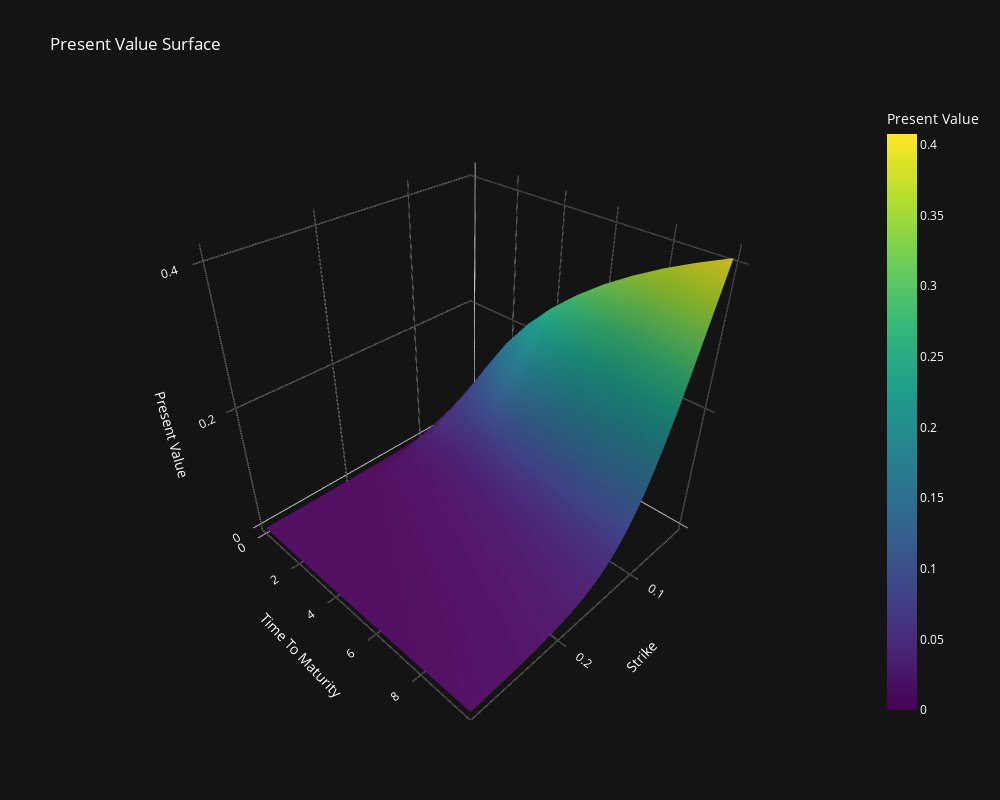

The code cell stored with this chart in its notebook:
### Code cell
# Create 3D surface plot for present values
fig = plot_volatility_surface(
    vol_key_rate,
    value_column='pv',
    title='Present Value Surface',
    z_axis_title='Present Value'
)
fig.show()

### Figure 1 — Plotly figure (JSON) as saved in the notebook; plotly's stock layout.template omitted (floating-point values rounded to 4 significant figures; data arrays with more than 128 entries replaced by an {"elided": "..."} marker saying what was removed)
{"data": [{"colorbar": {"tickfont": {"color": "white"}, "title": {"font": {"color": "white"}, "text": "Present Value"}}, "colorscale": [[0, "#440154"], [0.1111, "#482878"], [0.2222, "#3e4989"], [0.3333, "#31688e"], [0.4444, "#26828e"], [0.5556, "#1f9e89"], [0.6667, "#35b779"], [0.7778, "#6ece58"], [0.8889, "#b5de2b"], [1, "#fde725"]], "name": "Pv", "opacity": 1, "showscale": true, "type": "surface", "x": {"elided": "15x33 float values"}, "y": {"elided": "15x33 float values"}, "z": {"elided": "15x33 float values"}}], "layout": {"height": 800, "paper_bgcolor": "rgb(20, 20, 20)", "plot_bgcolor": "rgb(20, 20, 20)", "scene": {"bgcolor": "rgb(20, 20, 20)", "xaxis": {"backgroundcolor": "rgb(20, 20, 20)", "gridcolor": "rgba(255, 255, 255, 0.1)", "tickfont": {"color": "white"}, "title": {"font": {"color": "white"}, "text": "Strike"}}, "yaxis": {"backgroundcolor": "rgb(20, 20, 20)", "gridcolor": "rgba(255, 255, 255, 0.1)", "tickfont": {"color": "white"}, "title": {"font": {"color": "white"}, "text": "Time To Maturity"}}, "zaxis": {"backgroundcolor": "rgb(20, 20, 20)", "gridcolor": "rgba(255, 255, 255, 0.1)", "tickfont": {"color": "white"}, "title": {"font": {"color": "white"}, "text": "Present Value"}}}, "title": {"font": {"color": "white"}, "text": "Present Value Surface"}, "width": 1000}}
